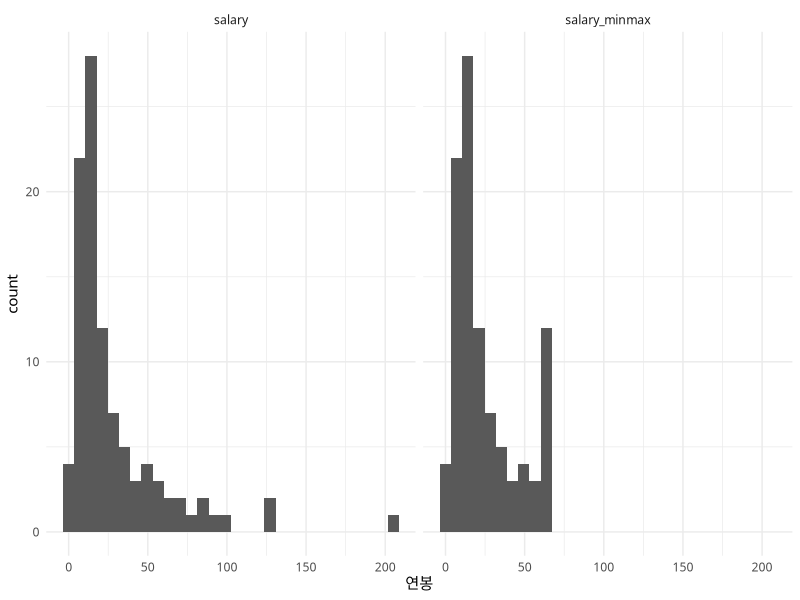

Source code (R):
## ---- chunk 1
knitr::opts_chunk$set(echo = TRUE, message=FALSE, warning=FALSE,
                      comment="", digits = 3, tidy = FALSE, prompt = FALSE, fig.align = 'center')

## ---- chunk 2
library(tidyverse)

faked_tbl <- read_csv("data/faked.csv")

faked_tbl %>% 
  mutate(masked_ssn = str_replace_all(ssn, "[0-9]", "*")) %>% 
  mutate(masked_dob_ssn  = glue::glue("{str_sub(ssn, 1,2)}****-{str_sub(ssn, 8,8)}******")) %>% 
  select(name, ssn, masked_ssn, masked_dob_ssn)
## ---- chunk 3
faked_tbl %>% 
  mutate(salary_agg = ifelse(salary >= quantile(salary, .7), "많음", "적음")) %>% 
  select(name, salary, salary_agg)
## ---- chunk 4
faked_tbl %>% 
  mutate(salary_minmax = ifelse(salary >= quantile(salary, .9), quantile(salary, .9), salary)) %>% 
  select(name, salary, salary_minmax) %>% 
  pivot_longer(salary:salary_minmax, names_to = "구분", values_to = "연봉") %>% 
  ggplot(aes(x=연봉)) +
    geom_histogram() +
    facet_wrap(~구분) +
    theme_minimal(base_family = "NanumGothic")
